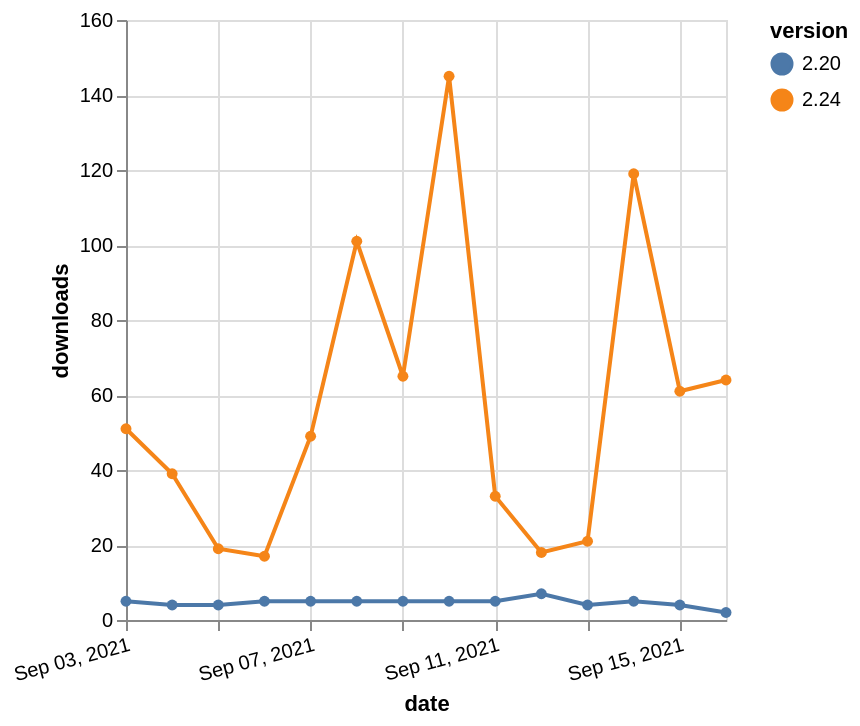

Here is the Vega-Lite specification saved for this chart:
### Vega-Lite specification from a JSON file in a GitHub repository (floating-point values rounded to 4 significant figures)
{"$schema": "https://vega.github.io/schema/vega-lite/v5.json", "description": "A simple bar chart with embedded data.", "data": {"values": [{"date": "2021-09-03", "total": 65292, "delta": 51, "version": "2.24"}, {"date": "2021-09-04", "total": 65331, "delta": 39, "version": "2.24"}, {"date": "2021-09-05", "total": 65350, "delta": 19, "version": "2.24"}, {"date": "2021-09-06", "total": 65367, "delta": 17, "version": "2.24"}, {"date": "2021-09-07", "total": 65416, "delta": 49, "version": "2.24"}, {"date": "2021-09-08", "total": 65517, "delta": 101, "version": "2.24"}, {"date": "2021-09-09", "total": 65582, "delta": 65, "version": "2.24"}, {"date": "2021-09-10", "total": 65727, "delta": 145, "version": "2.24"}, {"date": "2021-09-11", "total": 65760, "delta": 33, "version": "2.24"}, {"date": "2021-09-12", "total": 65778, "delta": 18, "version": "2.24"}, {"date": "2021-09-13", "total": 65799, "delta": 21, "version": "2.24"}, {"date": "2021-09-14", "total": 65918, "delta": 119, "version": "2.24"}, {"date": "2021-09-15", "total": 65979, "delta": 61, "version": "2.24"}, {"date": "2021-09-16", "total": 66043, "delta": 64, "version": "2.24"}, {"date": "2021-09-03", "total": 18112, "delta": 5, "version": "2.20"}, {"date": "2021-09-04", "total": 18116, "delta": 4, "version": "2.20"}, {"date": "2021-09-05", "total": 18120, "delta": 4, "version": "2.20"}, {"date": "2021-09-06", "total": 18125, "delta": 5, "version": "2.20"}, {"date": "2021-09-07", "total": 18130, "delta": 5, "version": "2.20"}, {"date": "2021-09-08", "total": 18135, "delta": 5, "version": "2.20"}, {"date": "2021-09-09", "total": 18140, "delta": 5, "version": "2.20"}, {"date": "2021-09-10", "total": 18145, "delta": 5, "version": "2.20"}, {"date": "2021-09-11", "total": 18150, "delta": 5, "version": "2.20"}, {"date": "2021-09-12", "total": 18157, "delta": 7, "version": "2.20"}, {"date": "2021-09-13", "total": 18161, "delta": 4, "version": "2.20"}, {"date": "2021-09-14", "total": 18166, "delta": 5, "version": "2.20"}, {"date": "2021-09-15", "total": 18170, "delta": 4, "version": "2.20"}, {"date": "2021-09-16", "total": 18172, "delta": 2, "version": "2.20"}]}, "width": "container", "mark": {"type": "line", "point": {"filled": true}}, "encoding": {"x": {"field": "date", "type": "temporal", "timeUnit": "yearmonthdate", "title": "date", "axis": {"labelAngle": -15}}, "y": {"field": "delta", "type": "quantitative", "title": "downloads"}, "color": {"field": "version", "type": "nominal"}, "tooltip": {"field": "delta"}}}
